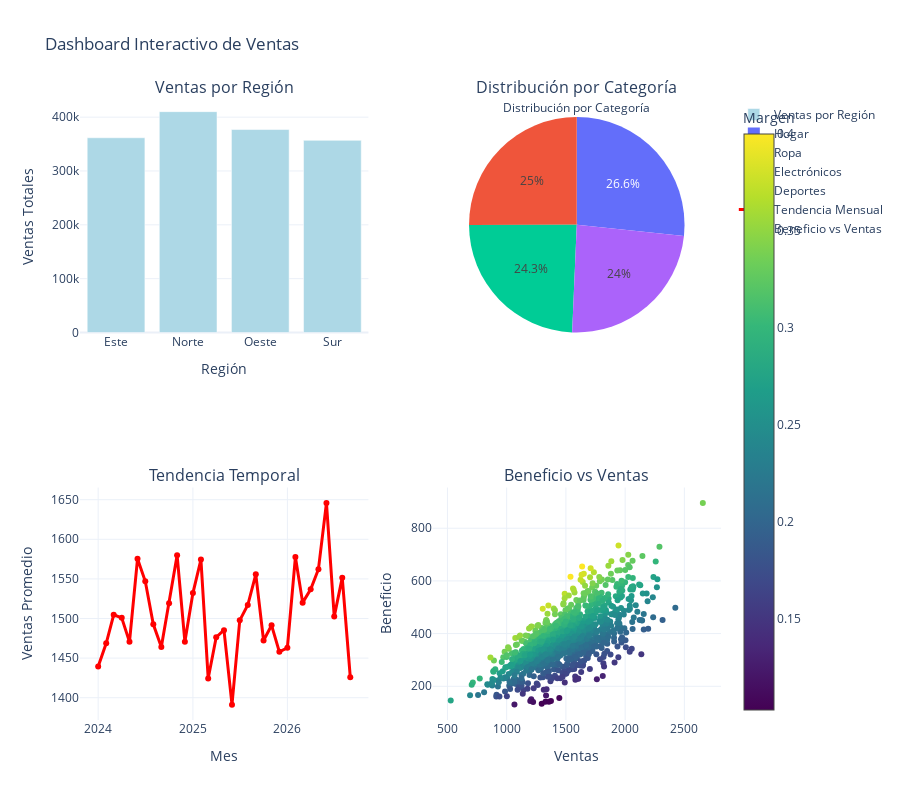

Here is the notebook cell this chart was saved with:
### Markdown cell above
### Comparación con Plotly - Interactividad web

### Code cell
# Crear dashboard interactivo con Plotly
fig = make_subplots(
    rows=2, cols=2,
    subplot_titles=('Ventas por Región', 'Distribución por Categoría', 'Tendencia Temporal', 'Beneficio vs Ventas'),
    specs=[[{'type': 'bar'}, {'type': 'pie'}],
           [{'type': 'scatter'}, {'type': 'scatter'}]]
)

# 1. Ventas por región (barra interactiva)
ventas_region = ventas_data.groupby('region')['ventas'].sum().reset_index()
fig.add_trace(
    go.Bar(x=ventas_region['region'], y=ventas_region['ventas'],name='Ventas por Región', marker_color='lightblue'),
    row=1, col=1
)

# 2. Distribución por categoría (pie interactivo)
ventas_categoria = ventas_data.groupby('categoria')['ventas'].sum().reset_index()
fig.add_trace(
    go.Pie(labels=ventas_categoria['categoria'], values=ventas_categoria['ventas'],name='Por Categoría', title='Distribución por Categoría'),
    row=1, col=2
)

# 3. Tendencia temporal (línea interactiva)
ventas_tiempo = ventas_data.groupby('mes')['ventas'].mean().reset_index()
ventas_tiempo['mes'] = ventas_tiempo['mes'].astype(str)
fig.add_trace(
    go.Scatter(x=ventas_tiempo['mes'], y=ventas_tiempo['ventas'],mode='lines+markers', name='Tendencia Mensual',line=dict(color='red', width=3)),
    row=2, col=1
)

# 4. Beneficio vs Ventas (scatter interactivo)
fig.add_trace(
    go.Scatter(x=ventas_data['ventas'], y=ventas_data['beneficio'],mode='markers', name='Beneficio vs Ventas', marker=dict(color=ventas_data['margen'], colorscale='Viridis',
                        showscale=True, colorbar=dict(title="Margen")),text=ventas_data['categoria']),
    row=2, col=2
)

# Configurar layout
fig.update_layout(
    title='Dashboard Interactivo de Ventas',
    height=800,
    showlegend=True,
    template='plotly_white'
)

# Configurar ejes
fig.update_xaxes(title_text="Región", row=1, col=1)
fig.update_yaxes(title_text="Ventas Totales", row=1, col=1)

fig.update_xaxes(title_text="Mes", row=2, col=1)
fig.update_yaxes(title_text="Ventas Promedio", row=2, col=1)

fig.update_xaxes(title_text="Ventas", row=2, col=2)
fig.update_yaxes(title_text="Beneficio", row=2, col=2)

fig.show()

print("✅ Dashboard interactivo con Plotly completado")

### Figure 1 — Plotly figure (JSON) as saved in the notebook; plotly's stock layout.template omitted (floating-point values rounded to 4 significant figures; data arrays with more than 128 entries replaced by an {"elided": "..."} marker saying what was removed)
{"data": [{"marker": {"color": "lightblue"}, "name": "Ventas por Región", "type": "bar", "x": ["Este", "Norte", "Oeste", "Sur"], "xaxis": "x", "y": [361700.0, 410200.0, 377000.0, 356900.0], "yaxis": "y"}, {"domain": {"x": [0.55, 1], "y": [0.625, 1]}, "labels": ["Deportes", "Electrónicos", "Hogar", "Ropa"], "name": "Por Categoría", "title": {"text": "Distribución por Categoría"}, "type": "pie", "values": [362000.0, 365400.0, 401300.0, 377100.0]}, {"line": {"color": "red", "width": 3}, "mode": "lines+markers", "name": "Tendencia Mensual", "type": "scatter", "x": ["2024-01", "2024-02", "2024-03", "2024-04", "2024-05", "2024-06", "2024-07", "2024-08", "2024-09", "2024-10", "2024-11", "2024-12", "2025-01", "2025-02", "2025-03", "2025-04", "2025-05", "2025-06", "2025-07", "2025-08", "2025-09", "2025-10", "2025-11", "2025-12", "2026-01", "2026-02", "2026-03", "2026-04", "2026-05", "2026-06", "2026-07", "2026-08", "2026-09"], "xaxis": "x2", "y": [1440.0, 1469.0, 1505.0, 1501.0, 1471.0, 1575.0, 1547.0, 1493.0, 1464.0, 1519.0, 1580.0, 1471.0, 1532.0, 1574.0, 1424.0, 1476.0, 1485.0, 1391.0, 1498.0, 1517.0, 1556.0, 1472.0, 1491.0, 1458.0, 1463.0, 1578.0, 1520.0, 1537.0, 1562.0, 1646.0, 1502.0, 1552.0, 1426.0], "yaxis": "y2"}, {"marker": {"color": {"elided": "1000 float values"}, "colorbar": {"title": {"text": "Margen"}}, "colorscale": [[0, "#440154"], [0.1111, "#482878"], [0.2222, "#3e4989"], [0.3333, "#31688e"], [0.4444, "#26828e"], [0.5556, "#1f9e89"], [0.6667, "#35b779"], [0.7778, "#6ece58"], [0.8889, "#b5de2b"], [1, "#fde725"]], "showscale": true}, "mode": "markers", "name": "Beneficio vs Ventas", "text": {"elided": "1000 str values"}, "type": "scatter", "x": {"elided": "1000 float values"}, "xaxis": "x3", "y": {"elided": "1000 float values"}, "yaxis": "y3"}], "layout": {"annotations": [{"font": {"size": 16}, "showarrow": false, "text": "Ventas por Región", "x": 0.225, "xanchor": "center", "xref": "paper", "y": 1, "yanchor": "bottom", "yref": "paper"}, {"font": {"size": 16}, "showarrow": false, "text": "Distribución por Categoría", "x": 0.775, "xanchor": "center", "xref": "paper", "y": 1, "yanchor": "bottom", "yref": "paper"}, {"font": {"size": 16}, "showarrow": false, "text": "Tendencia Temporal", "x": 0.225, "xanchor": "center", "xref": "paper", "y": 0.375, "yanchor": "bottom", "yref": "paper"}, {"font": {"size": 16}, "showarrow": false, "text": "Beneficio vs Ventas", "x": 0.775, "xanchor": "center", "xref": "paper", "y": 0.375, "yanchor": "bottom", "yref": "paper"}], "height": 800, "showlegend": true, "title": {"text": "Dashboard Interactivo de Ventas"}, "xaxis": {"anchor": "y", "domain": [0, 0.45], "title": {"text": "Región"}}, "xaxis2": {"anchor": "y2", "domain": [0, 0.45], "title": {"text": "Mes"}}, "xaxis3": {"anchor": "y3", "domain": [0.55, 1], "title": {"text": "Ventas"}}, "yaxis": {"anchor": "x", "domain": [0.625, 1], "title": {"text": "Ventas Totales"}}, "yaxis2": {"anchor": "x2", "domain": [0, 0.375], "title": {"text": "Ventas Promedio"}}, "yaxis3": {"anchor": "x3", "domain": [0, 0.375], "title": {"text": "Beneficio"}}}}
